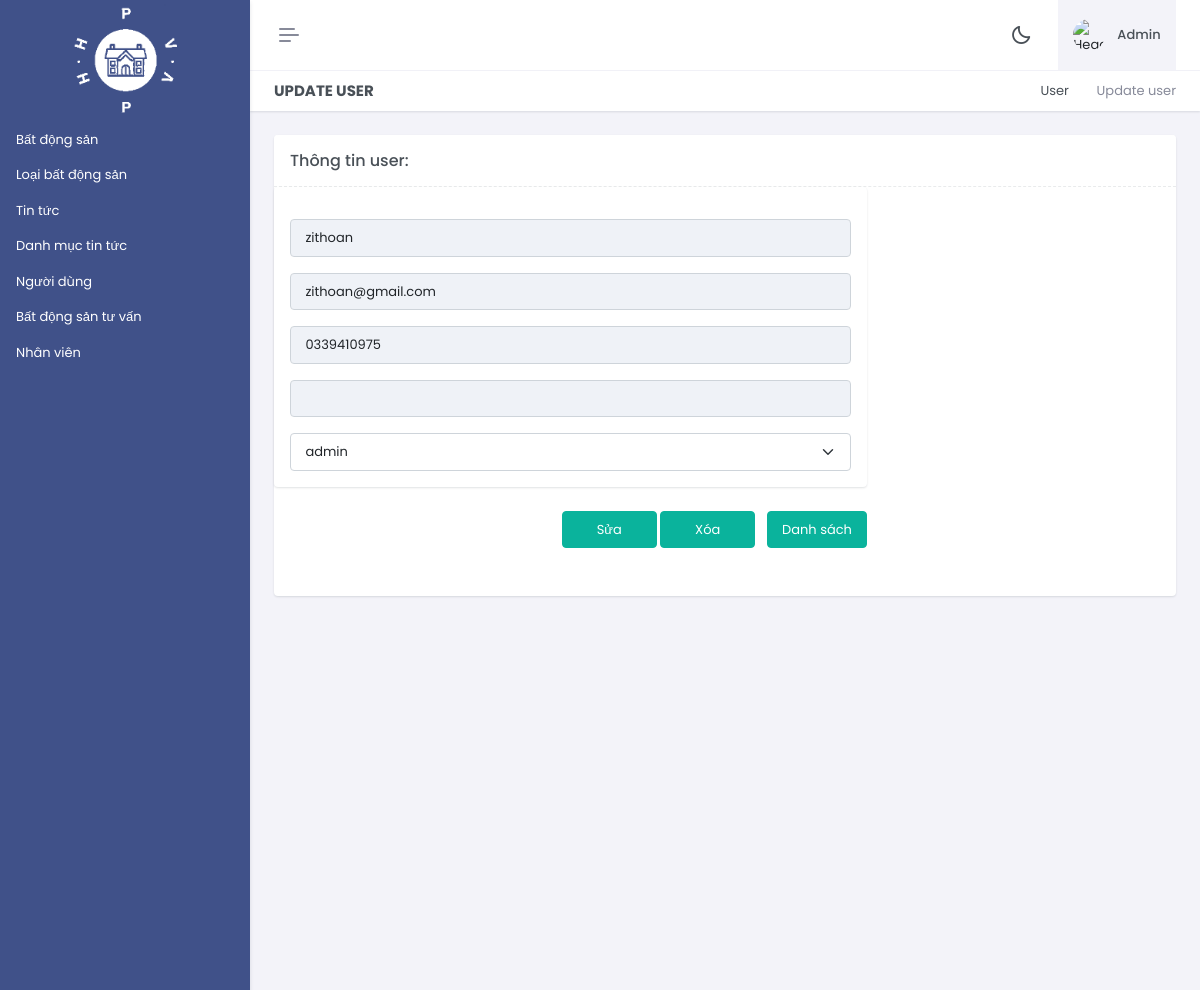
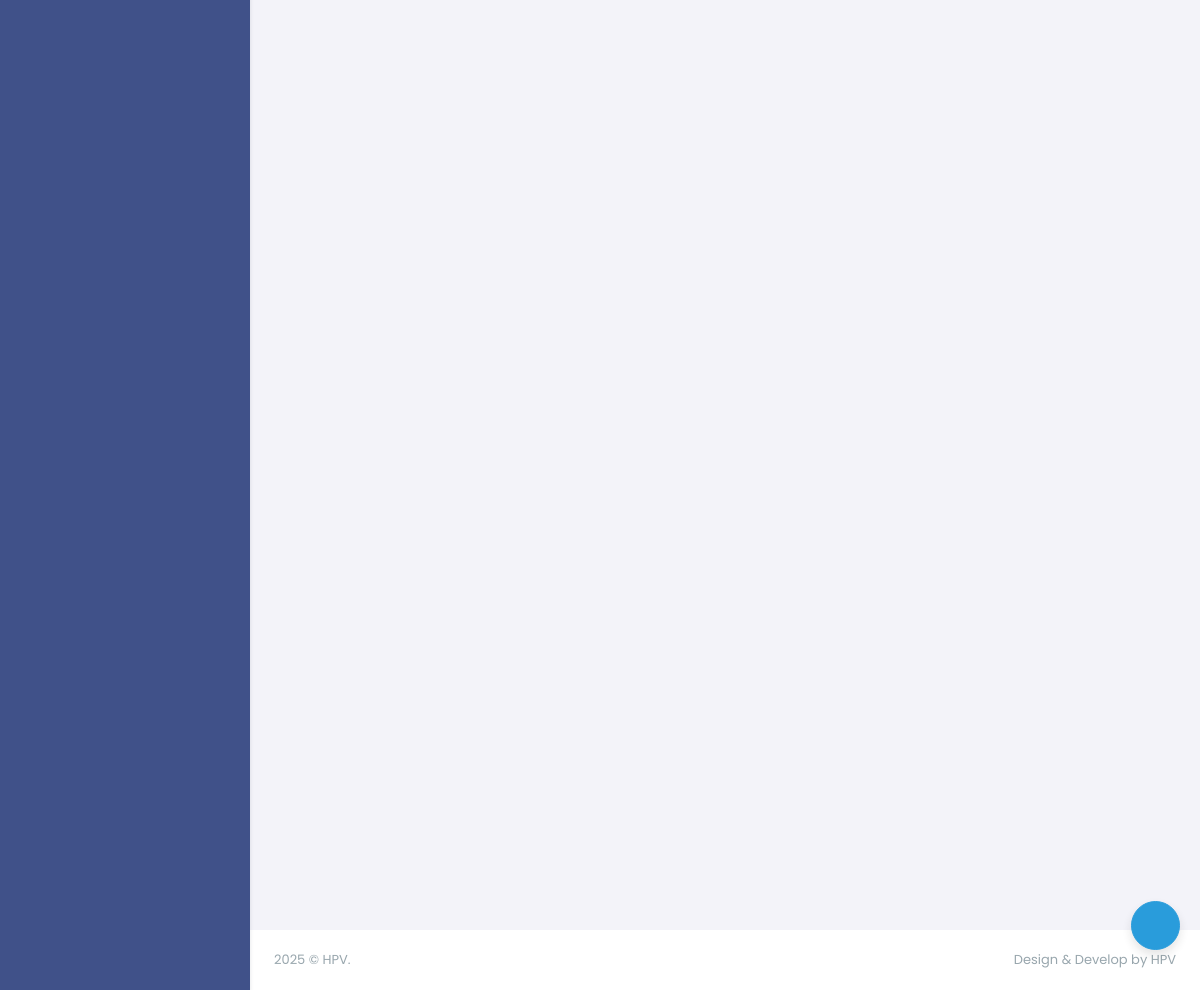
Page /font_end/admin/index.php?act=suauser&id=14 (signed in) on the committed database (2 pictures, top to bottom).
### tables this page shows
CREATE TABLE `account` (
  `id` int(11) NOT NULL,
  `user` varchar(255) NOT NULL,
  `hoten` varchar(225) NOT NULL,
  `pass` varchar(255) NOT NULL,
  `email` varchar(255) NOT NULL,
  `tel` char(20) DEFAULT NULL,
  `diachi` varchar(255) DEFAULT NULL,
  `id_role` tinyint(3) DEFAULT NULL
);

### font_end/model/pdo.php (called while the page is built, shortened)
<?php
function pdo_get_connection()
{
    $dburl = "mysql:host=localhost;dbname=bds;charset=utf8";
    $username = 'root';
    $password = '';
    $conn = new PDO($dburl, $username, $password);
    $conn->setAttribute(PDO::ATTR_ERRMODE, PDO::ERRMODE_EXCEPTION);
    return $conn;
}
function pdo_query($sql)
{
    $sql_args = array_slice(func_get_args(), 1);
    try {
        $conn = pdo_get_connection();
        $stmt = $conn->prepare($sql);
        $stmt->execute($sql_args);
        $rows = $stmt->fetchAll();
        return $rows;
    } catch (PDOException $e) {
        throw $e;
    } finally {
        unset($conn);
    }
}
function pdo_query_one($sql)
{
    $sql_args = array_slice(func_get_args(), 1);
    try {
        $conn = pdo_get_connection();
        $stmt = $conn->prepare($sql);
        $stmt->execute($sql_args);
        $row = $stmt->fetch(PDO::FETCH_ASSOC);
        return $row;
    } catch (PDOException $e) {
        throw $e;
    } finally {
        unset($conn);
    }
}

### font_end/model/user.php (called while the page is built, shortened)
<?php
    function loadOne_user($id){
        $sql="SELECT * FROM account where id=".$id;
        $user=pdo_query_one($sql);
        return $user;
    }
?>

### font_end/model/role.php (called while the page is built, shortened)
<?php
    function loadAll_role(){
        $sql = "SELECT * FROM role order by id_role";
        $listrole=pdo_query($sql);
        return $listrole;
    }

### font_end/admin/user/update.php (the view, shortened to what this page needs)
<div class="main-content">
    <div class="page-content">
        <div class="container-fluid">
            <div class="row">
                <div class="col-12">
                    <div class="page-title-box d-sm-flex align-items-center justify-content-between">
                        <h4 class="mb-sm-0">Update user </h4>
                        <div class="page-title-right">
                            <ol class="breadcrumb m-0">
                                <li class="breadcrumb-item"><a href="javascript: void(0);">User</a></li>
                                <li class="breadcrumb-item active">Update user</li>
                            </ol>
                        </div>
                    </div>
                </div>
            </div>
            <div class="row">
                <div class="col-lg-12">
                    <div class="card" id="customerList">
                        <div class="card-header border-bottom-dashed">
                            <div class="row g-4 align-items-center">
                                <div class="col-sm">
                                    <div>
                                        <h5 class="card-title mb-0">Thông tin user:</h5>
                                    </div>
                                </div>
                            </div>
                        </div>
                        <form action="index.php?act=updateuser" method="post" id="createproduct-form" autocomplete="off" class="needs-validation" novalidate>
                            <div class="row">
                                <div class="col-lg-8">
                                    <div class="card">
                                        <div class="card-body">
                                            <div class="mb-3">
                                            <input type="text" name="user" class="form-control" id="product-title-input" value="<?php if (isset($user) && ($user != "")) echo $user; ?>" disabled>
                                            </div>
                                            <div class="mb-3">
                                            <input type="text" name="email" class="form-control" id="product-title-input" value="<?php if (isset($email) && ($email != "")) echo $email; ?>" disabled>
                                            </div>
                                            <div class="mb-3">
                                            <input type="text" name="tel" class="form-control" id="product-title-input" value="<?php if (isset($tel) && ($tel != "")) echo $tel; ?>" disabled>
                                            </div>
                                            <div class="mb-3">
                                            <input type="text" name="address" class="form-control" id="product-title-input" value="<?php if (isset($address) && ($address != "")) echo $address; ?>" disabled>
                                            </div>
                                                <select class="form-select" name="id_role" id="choices-category-input" data-choices data-choices-search-false>
                                                    <?php foreach ($listrole as $index => $role) : ?>
                                                        <option name="id_role" value="<?= $role['id_role'] ?>"><?= $role['name_role'] ?></option>
                                                    <?php endforeach ?>
                                                </select>
                                            </div>
                                        </div>
                                    <td>
                                        <div class="text-end mb-5">
                                            <input type="submit" name="capnhat" class="btn btn-success w-sm" value="Sửa">
                                            <li class="list-inline-item" data-bs-toggle="tooltip" data-bs-trigger="hover" data-bs-placement="top" title="Remove">
                                                <a class="text-danger d-inline-block remove-item-btn" data-bs-toggle="modal" href="#deleteRecordModal">
                                                    <input type="button" class="btn btn-success w-sm" value="Xóa"></a>
                                            </li>
                                            <a href="index.php?act=listuser"><button type="button" class="btn btn-success w-sm">Danh sách</button></a>
                                    </td>
                                </div>
                            </div>
                    </div>
                </div>
            </div>
        </div>
    </div>
</div>
</div>
<footer class="footer">
    <div class="container-fluid">
        <div class="row">
            <div class="col-sm-6">
            </div>
            <div class="col-sm-6">
                <div class="text-sm-end d-none d-sm-block">
                </div>
            </div>
        </div>
    </div>
</footer>

### rows in the picture
account: user "zithoan", email "zithoan@gmail.com", tel "0339410975"

### other values in the picture
form field id_role "admin"
